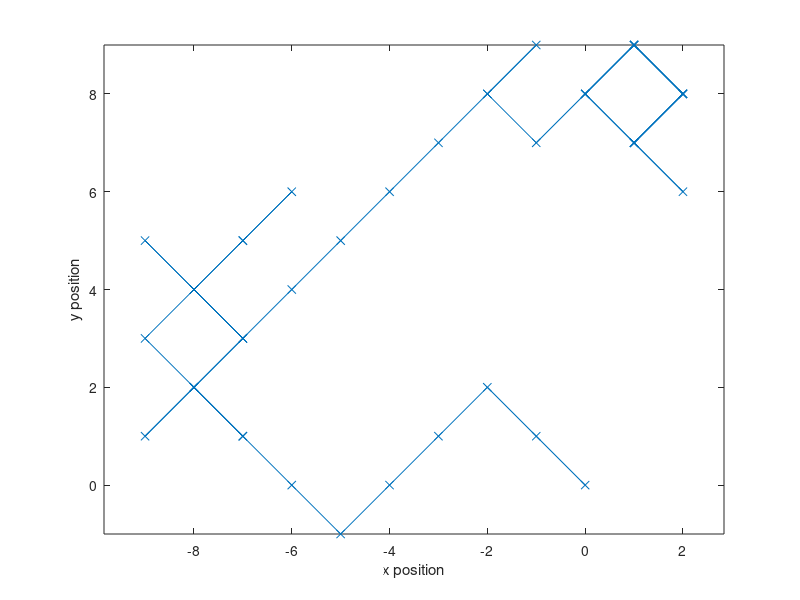

Write MATLAB code to recreate this figure.
% randwalk_2d
clear; clc; clf

N=50;

xpos(1)= 0;
ypos(1)= 0;

for i = 2:N
    wlkx = sign(rand(1) - 0.5);
    wlky = sign(rand(1) - 0.5);
    
    xpos(i) = xpos(i-1) + wlkx;
    ypos(i) = ypos(i-1) + wlky;
end

plot(xpos,ypos,'x-')
xlabel('x position'), ylabel('y position')
axis equal